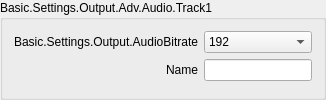
                             <widget class="QGroupBox" name="groupBox_18">
                              <property name="sizePolicy">
                               <sizepolicy hsizetype="Preferred" vsizetype="Maximum">
                                <horstretch>0</horstretch>
                                <verstretch>0</verstretch>
                               </sizepolicy>
                              </property>
                              <property name="title">
                               <string>Basic.Settings.Output.Adv.Audio.Track1</string>
                              </property>
                              <layout class="QFormLayout" name="formLayout_35">
                               <property name="fieldGrowthPolicy">
                                <enum>QFormLayout::AllNonFixedFieldsGrow</enum>
                               </property>
                               <property name="labelAlignment">
                                <set>Qt::AlignRight|Qt::AlignTrailing|Qt::AlignVCenter</set>
                               </property>
                               <item row="0" column="1">
                                <widget class="QComboBox" name="advOutTrack1Bitrate_2">
                                 <property name="currentIndex">
                                  <number>8</number>
                                 </property>
                                 <item>
                                  <property name="text">
                                   <string>32</string>
                                  </property>
                                 </item>
                                 <item>
                                  <property name="text">
                                   <string>48</string>
                                  </property>
                                 </item>
                                 <item>
                                  <property name="text">
                                   <string>64</string>
                                  </property>
                                 </item>
                                 <item>
                                  <property name="text">
                                   <string>80</string>
                                  </property>
                                 </item>
                                 <item>
                                  <property name="text">
                                   <string>96</string>
                                  </property>
                                 </item>
                                 <item>
                                  <property name="text">
                                   <string>112</string>
                                  </property>
                                 </item>
                                 <item>
                                  <property name="text">
                                   <string>128</string>
                                  </property>
                                 </item>
                                 <item>
                                  <property name="text">
                                   <string>160</string>
                                  </property>
                                 </item>
                                 <item>
                                  <property name="text">
                                   <string>192</string>
                                  </property>
                                 </item>
                                 <item>
                                  <property name="text">
                                   <string>256</string>
                                  </property>
                                 </item>
                                 <item>
                                  <property name="text">
                                   <string>320</string>
                                  </property>
                                 </item>
                                </widget>
                               </item>
                               <item row="0" column="0">
                                <widget class="QLabel" name="label_77">
                                 <property name="minimumSize">
                                  <size>
                                   <width>170</width>
                                   <height>0</height>
                                  </size>
                                 </property>
                                 <property name="text">
                                  <string>Basic.Settings.Output.AudioBitrate</string>
                                 </property>
                                 <property name="alignment">
                                  <set>Qt::AlignRight|Qt::AlignTrailing|Qt::AlignVCenter</set>
                                 </property>
                                 <property name="buddy">
                                  <cstring>advOutTrack1Bitrate</cstring>
                                 </property>
                                </widget>
                               </item>
                               <item row="1" column="0">
                                <widget class="QLabel" name="label_78">
                                 <property name="text">
                                  <string>Name</string>
                                 </property>
                                 <property name="buddy">
                                  <cstring>advOutTrack1Name</cstring>
                                 </property>
                                </widget>
                               </item>
                               <item row="1" column="1">
                                <widget class="QLineEdit" name="advOutTrack1Name_2"/>
                               </item>
                              </layout>
                             </widget>
